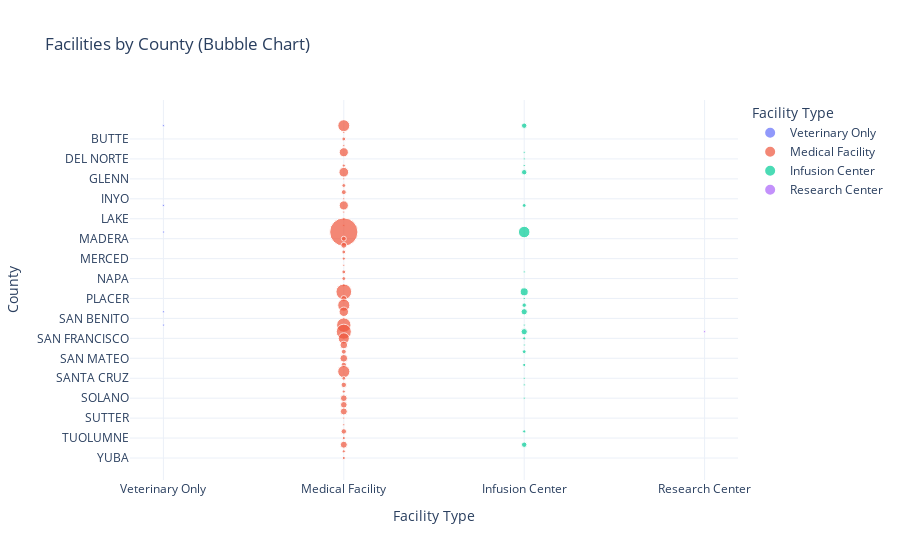

This figure's notebook cell:
### Code cell
# Ensure the DataFrame is sorted by County
pharmacy_counties_sorted = pharmacy_counties.sort_values(by='County')

# Create the bubble chart
bubble_fig = px.scatter(pharmacy_counties_sorted, 
                        x='Facility Type', 
                        y='County', 
                        size='Count', 
                        color='Facility Type',
                        title="Facilities by County (Bubble Chart)",
                        labels={'Count': 'Number of Facilities', 'County': 'County'},
                        template='plotly_white',
                        category_orders={"County": pharmacy_counties_sorted['County'].unique()})  # Enforce alphabetical order

bubble_fig.show()

### Figure 1 — Plotly figure (JSON) as saved in the notebook; plotly's stock layout.template omitted (floating-point values rounded to 4 significant figures)
{"data": [{"hovertemplate": "Facility Type=%{x}<br>County=%{y}<br>Number of Facilities=%{marker.size}<extra></extra>", "legendgroup": "Veterinary Only", "marker": {"color": "#636efa", "size": [1, 1, 1, 1, 1], "sizemode": "area", "sizeref": 0.405, "symbol": "circle"}, "mode": "markers", "name": "Veterinary Only", "orientation": "v", "showlegend": true, "x": ["Veterinary Only", "Veterinary Only", "Veterinary Only", "Veterinary Only", "Veterinary Only"], "xaxis": "x", "y": ["ALAMEDA", "KERN", "LOS ANGELES", "SACRAMENTO", "SAN BERNARDINO"], "yaxis": "y", "type": "scatter"}, {"hovertemplate": "Facility Type=%{x}<br>County=%{y}<br>Number of Facilities=%{marker.size}<extra></extra>", "legendgroup": "Medical Facility", "marker": {"color": "#EF553B", "size": [29, 1, 3, 1, 17, 2, 19, 1, 3, 5, 1, 17, 1, 2, 1, 162, 5, 7, 3, 2, 1, 3, 3, 2, 50, 7, 30, 18, 1, 42, 46, 25, 12, 5, 12, 6, 30, 3, 6, 2, 9, 9, 10, 1, 1, 6, 2, 10, 2, 2], "sizemode": "area", "sizeref": 0.405, "symbol": "circle"}, "mode": "markers", "name": "Medical Facility", "orientation": "v", "showlegend": true, "x": ["Medical Facility", "Medical Facility", "Medical Facility", "Medical Facility", "Medical Facility", "Medical Facility", "Medical Facility", "Medical Facility", "Medical Facility", "Medical Facility", "Medical Facility", "Medical Facility", "Medical Facility", "Medical Facility", "Medical Facility", "Medical Facility", "Medical Facility", "Medical Facility", "Medical Facility", "Medical Facility", "Medical Facility", "Medical Facility", "Medical Facility", "Medical Facility", "Medical Facility", "Medical Facility", "Medical Facility", "Medical Facility", "Medical Facility", "Medical Facility", "Medical Facility", "Medical Facility", "Medical Facility", "Medical Facility", "Medical Facility", "Medical Facility", "Medical Facility", "Medical Facility", "Medical Facility", "Medical Facility", "Medical Facility", "Medical Facility", "Medical Facility", "Medical Facility", "Medical Facility", "Medical Facility", "Medical Facility", "Medical Facility", "Medical Facility", "Medical Facility"], "xaxis": "x", "y": ["ALAMEDA", "AMADOR", "BUTTE", "CALAVERAS", "CONTRA COSTA", "EL DORADO", "FRESNO", "GLENN", "HUMBOLDT", "IMPERIAL", "INYO", "KERN", "KINGS", "LAKE", "LASSEN", "LOS ANGELES", "MADERA", "MARIN", "MENDOCINO", "MERCED", "MONO", "MONTEREY", "NAPA", "NEVADA", "ORANGE", "PLACER", "RIVERSIDE", "SACRAMENTO", "SAN BENITO", "SAN BERNARDINO", "SAN DIEGO", "SAN FRANCISCO", "SAN JOAQUIN", "SAN LUIS OBISPO", "SAN MATEO", "SANTA BARBARA", "SANTA CLARA", "SANTA CRUZ", "SHASTA", "SISKIYOU", "SOLANO", "SONOMA", "STANISLAUS", "SUTTER", "TEHAMA", "TULARE", "TUOLUMNE", "VENTURA", "YOLO", "YUBA"], "yaxis": "y", "type": "scatter"}, {"hovertemplate": "Facility Type=%{x}<br>County=%{y}<br>Number of Facilities=%{marker.size}<extra></extra>", "legendgroup": "Infusion Center", "marker": {"color": "#00cc96", "size": [6, 1, 1, 1, 6, 3, 27, 1, 13, 1, 4, 8, 1, 8, 2, 1, 3, 2, 1, 1, 1, 2, 6], "sizemode": "area", "sizeref": 0.405, "symbol": "circle"}, "mode": "markers", "name": "Infusion Center", "orientation": "v", "showlegend": true, "x": ["Infusion Center", "Infusion Center", "Infusion Center", "Infusion Center", "Infusion Center", "Infusion Center", "Infusion Center", "Infusion Center", "Infusion Center", "Infusion Center", "Infusion Center", "Infusion Center", "Infusion Center", "Infusion Center", "Infusion Center", "Infusion Center", "Infusion Center", "Infusion Center", "Infusion Center", "Infusion Center", "Infusion Center", "Infusion Center", "Infusion Center"], "xaxis": "x", "y": ["ALAMEDA", "CONTRA COSTA", "DEL NORTE", "EL DORADO", "FRESNO", "KERN", "LOS ANGELES", "MONTEREY", "ORANGE", "PLACER", "RIVERSIDE", "SACRAMENTO", "SAN BERNARDINO", "SAN DIEGO", "SAN FRANCISCO", "SAN JOAQUIN", "SAN LUIS OBISPO", "SANTA BARBARA", "SANTA CRUZ", "SHASTA", "SOLANO", "TULARE", "VENTURA"], "yaxis": "y", "type": "scatter"}, {"hovertemplate": "Facility Type=%{x}<br>County=%{y}<br>Number of Facilities=%{marker.size}<extra></extra>", "legendgroup": "Research Center", "marker": {"color": "#ab63fa", "size": [1], "sizemode": "area", "sizeref": 0.405, "symbol": "circle"}, "mode": "markers", "name": "Research Center", "orientation": "v", "showlegend": true, "x": ["Research Center"], "xaxis": "x", "y": ["SAN DIEGO"], "yaxis": "y", "type": "scatter"}], "layout": {"xaxis": {"anchor": "y", "domain": [0.0, 1.0], "title": {"text": "Facility Type"}, "categoryorder": "array", "categoryarray": ["Veterinary Only", "Medical Facility", "Infusion Center", "Research Center"]}, "yaxis": {"anchor": "x", "domain": [0.0, 1.0], "title": {"text": "County"}, "categoryorder": "array", "categoryarray": ["YUBA", "YOLO", "VENTURA", "TUOLUMNE", "TULARE", "TEHAMA", "SUTTER", "STANISLAUS", "SONOMA", "SOLANO", "SISKIYOU", "SHASTA", "SANTA CRUZ", "SANTA CLARA", "SANTA BARBARA", "SAN MATEO", "SAN LUIS OBISPO", "SAN JOAQUIN", "SAN FRANCISCO", "SAN DIEGO", "SAN BERNARDINO", "SAN BENITO", "SACRAMENTO", "RIVERSIDE", "PLACER", "ORANGE", "NEVADA", "NAPA", "MONTEREY", "MONO", "MERCED", "MENDOCINO", "MARIN", "MADERA", "LOS ANGELES", "LASSEN", "LAKE", "KINGS", "KERN", "INYO", "IMPERIAL", "HUMBOLDT", "GLENN", "FRESNO", "EL DORADO", "DEL NORTE", "CONTRA COSTA", "CALAVERAS", "BUTTE", "AMADOR", "ALAMEDA"]}, "legend": {"title": {"text": "Facility Type"}, "tracegroupgap": 0, "itemsizing": "constant"}, "title": {"text": "Facilities by County (Bubble Chart)"}}}
